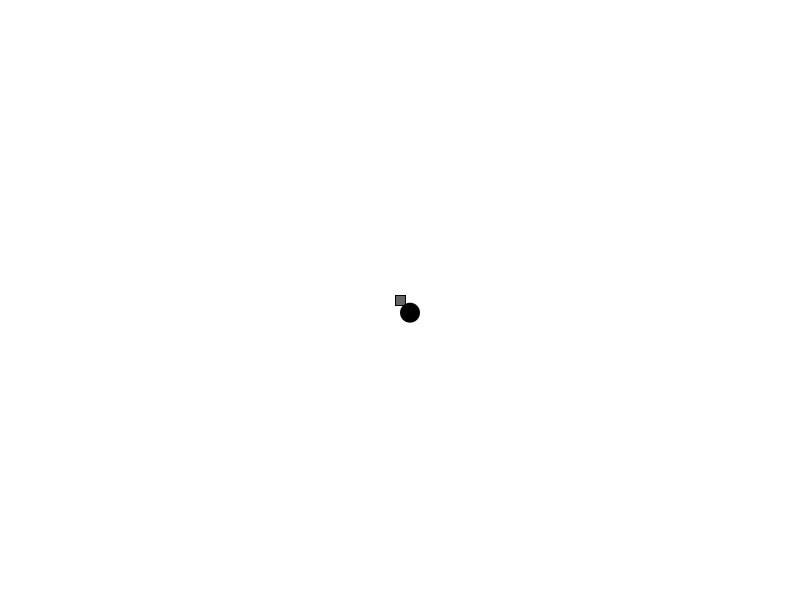
Frame 1 (no input)
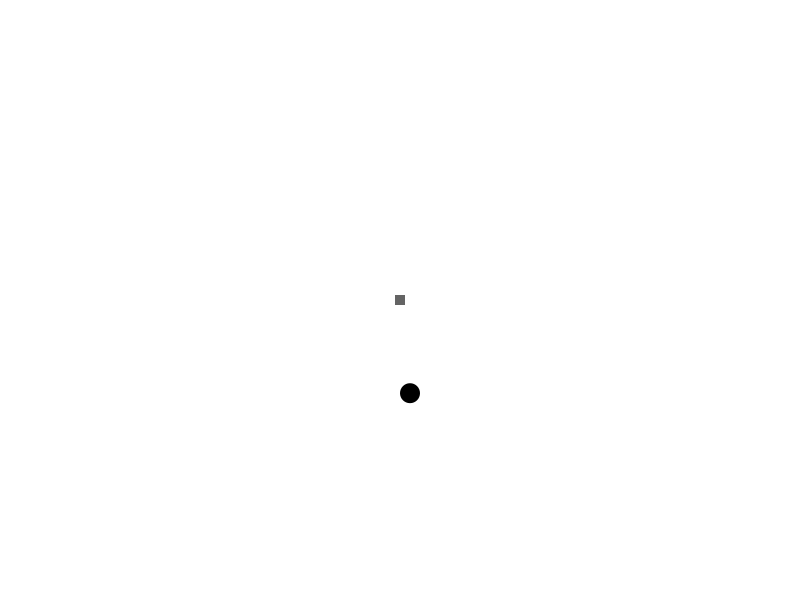
Frame 60 (the mouse pressed at the canvas centre just before this capture)
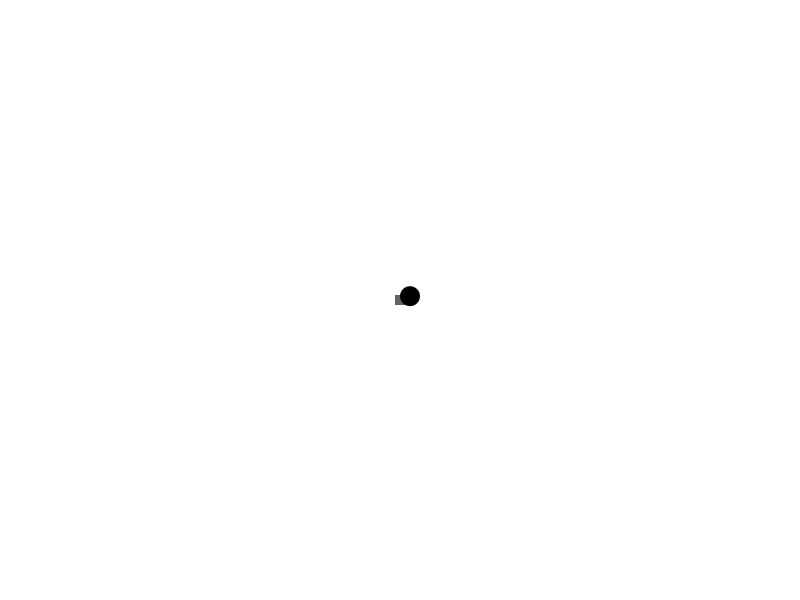
Frame 120 (the mouse held since frame 60 and released just before this capture)

The Processing sketch that drew these frames (run headless with seeded random() and noise(); from frame 60 on, the mouse is pressed at the canvas centre):

// Processing sketch: mover
// ── mover.pde
Player player;
Ball ball;
Agent [] agents = new Agent[2];
float FRICTION = 0.9;
void setup() {
  size(800, 600);
  ellipseMode(CORNER);
  rectMode(CENTER);
  int col = 100;
  player = new Player(width/2, height/2, 10, 10, col);
  float ballSize = 20;
  ball = new Ball(width/2, height/2, ballSize, ballSize, 0);
  agents[0] = player;
  agents[1] = ball;
}

void draw() {
  background(255);
  for (int i = 0; i < agents.length; i++) {
    agents[i].render();
  }
  checkForCollisions();
}

void checkForCollisions() {
  for (int i = 0; i < agents.length-1; i++) {
    Agent agent1 = agents[i];
    Agent agent2 = agents[i+1];
    if ((agent1.pos.x >= agent2.pos.x && agent1.pos.x <= agent2.pos.x + agent2.size.x) && (agent1.pos.y >= agent2.pos.y && agent1.pos.y <= agent2.pos.y + agent2.size.y)) {
      agent2.changeDirection();
      agent2.speed *= -1;
      agent1.changeDirection();
      agent1.speed *= -1;
    }
  }
}

// ── Agent.pde
class Agent {
  PVector pos; 
  PVector velocity = new PVector(0, 0);
  PVector acceleration = new PVector(0, 0);
  PVector size;
  int col;
  float speed = 5;
  Agent(float x, float y, float w, float h, int col) {
    this.pos = new PVector(x, y);
    this.size = new PVector(w, h);
    this.col = col;
  }

  void render() {
    fill(0);
    noStroke();
    ellipse(this.pos.x, this.pos.y, this.size.x, this.size.y);
  }

  void applyForce(PVector force) {
    this.acceleration.add(force);
  }

  void updatePosition() {
    this.velocity.add(this.acceleration);
    this.velocity.mult(FRICTION);
    this.pos.add(this.velocity);
    this.acceleration.mult(0);
  }

  void changeDirection() {
    this.velocity.mult(-1);
    PVector f = new PVector(0, 0);
    if (this.pos.x <= 0) {
      f.x = this.size.x/4;
    } else if (this.pos.x >= width) {
      f.x = -this.size.x/4;
    } else if (this.pos.y >= height) {
      f.y = -this.size.y/4;
    } else if (this.pos.y < 0) {
      f.y = this.size.y/4;
    }
    this.applyForce(f);
  }

  boolean isOutOfBounds() {
    if ((this.pos.x >= width-this.size.x || this.pos.x <= 0) || (this.pos.y >= height-this.size.y || this.pos.y <= 0)) {
      return true;
    } else {
      return false;
    }
  }
}

// ── Ball.pde
class Ball extends Agent {
  float speed = 1;
  Ball(float x, float y, float w, float h, int col) {
    super(x,y,w,h,col);
    this.velocity.y = 2;
    
  }
  
  void render() {
    PVector f = new PVector(0, this.speed);
    this.applyForce(f);
    this.updatePosition();
    if (this.isOutOfBounds()) {
      this.changeDirection();
      this.speed *= -1;
    }
    fill(0);
    noStroke();
    ellipse(this.pos.x, this.pos.y, this.size.x, this.size.y);
  } 
}

// ── input.pde
// left 37, up 38, right 39, down 40

void keyPressed() {
  PVector speed;
  switch (keyCode) {
    case 37:
      speed = new PVector(-player.speed, 0);
      player.applyForce(speed);
    break;
    case 38:
      speed = new PVector(0, -player.speed);
      player.applyForce(speed);
    break;
    case 39:
      speed = new PVector(player.speed, 0);
      player.applyForce(speed);
    break;
    case 40:
      speed = new PVector(0, player.speed);
      player.applyForce(speed);
    break;
  }
}

// ── player.pde
class Player extends Agent {
   Player(float x, float y, int w, int h, int col) {
     super(x,y,w,h,col);
   }
   
   void render() {
     this.updatePosition();
     if (this.isOutOfBounds()) {
      this.changeDirection();
    }
     fill(this.col);
     rect(this.pos.x, this.pos.y, this.size.x, this.size.y);
   }
}
